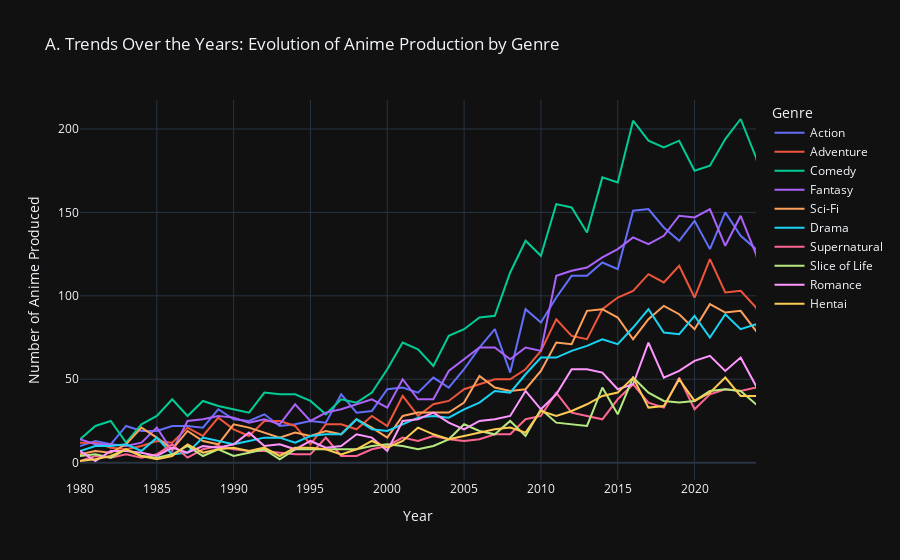

Source (notebook cell):
### Code cell
# 1. CLEANING THE YEARS
# Ensure start_year is numeric and remove missing values
anime_clean = anime_clean.dropna(subset=['start_year'])
anime_clean['start_year'] = anime_clean['start_year'].astype(int)

# 2. EXPLODING THE GENRES
# Convert "Action, Comedy" string into a list ['Action', 'Comedy'], then explode into rows
# Note: Adjust the column name 'genres' if your dataset uses 'genre'
anime_exploded = anime_clean.assign(genres=anime_clean['genres'].apply(ast.literal_eval).explode('genres'))

# 3. FILTERING (CRITICAL STEP)
# There are too many genres to plot them all. Let's keep only the Top 10 most popular.
top_genres = anime_exploded['genres'].value_counts().head(10).index
filtered_data = anime_exploded[anime_exploded['genres'].isin(top_genres)]

# 4. AGGREGATION (The GroupBy Step)
# We group by Year and Genre to get the count
genre_trends = filtered_data.groupby(['start_year', 'genres']).size().reset_index(name='count')

# OPTIONAL: Get Average Score instead of Count
genre_scores = filtered_data.groupby(['start_year', 'genres'])['score'].mean().reset_index(name='avg_score')
# Create an interactive Line Chart

fig_volume = px.line(
    genre_trends,
    x='start_year',
    y='count',
    color='genres',
    title='A. Trends Over the Years: Evolution of Anime Production by Genre',
    labels={'start_year': 'Year', 'count': 'Number of Anime Produced', 'genres': 'Genre'},
    template="plotly_dark" # Optional: Looks good for anime themes
)

# Refine the layout to handle the x-axis range better
fig_volume.update_xaxes(range=[1980, 2024]) # Focus on the modern era
fig_volume.show()


#TODO REMOVE ALL THE BLANK LINES (e.g. [])

### Figure 1 — Plotly figure (JSON) as saved in the notebook; plotly's stock layout.template omitted (floating-point values rounded to 4 significant figures)
{"data": [{"hovertemplate": "Genre=Action<br>Year=%{x}<br>Number of Anime Produced=%{y}<extra></extra>", "legendgroup": "Action", "line": {"color": "#636efa", "dash": "solid"}, "marker": {"symbol": "circle"}, "mode": "lines", "name": "Action", "orientation": "v", "showlegend": true, "type": "scatter", "x": [1917, 1918, 1924, 1925, 1926, 1928, 1930, 1931, 1932, 1933, 1934, 1935, 1936, 1938, 1940, 1942, 1947, 1948, 1952, 1954, 1956, 1957, 1958, 1959, 1960, 1961, 1962, 1963, 1964, 1965, 1966, 1967, 1968, 1969, 1970, 1971, 1972, 1973, 1974, 1975, 1976, 1977, 1978, 1979, 1980, 1981, 1982, 1983, 1984, 1985, 1986, 1987, 1988, 1989, 1990, 1991, 1992, 1993, 1994, 1995, 1996, 1997, 1998, 1999, 2000, 2001, 2002, 2003, 2004, 2005, 2006, 2007, 2008, 2009, 2010, 2011, 2012, 2013, 2014, 2015, 2016, 2017, 2018, 2019, 2020, 2021, 2022, 2023, 2024, 2025, 2026, 2027], "xaxis": "x", "y": [2, 2, 1, 1, 1, 1, 3, 4, 1, 1, 1, 3, 3, 1, 1, 1, 1, 1, 1, 2, 2, 1, 1, 2, 1, 2, 2, 6, 3, 4, 4, 8, 7, 9, 6, 6, 4, 2, 8, 5, 6, 5, 7, 11, 10, 13, 11, 22, 19, 19, 22, 22, 21, 32, 26, 25, 29, 22, 23, 25, 24, 41, 30, 31, 44, 45, 42, 51, 45, 56, 69, 80, 54, 92, 84, 99, 112, 112, 120, 116, 151, 152, 141, 133, 145, 128, 150, 136, 128, 117, 19, 1], "yaxis": "y"}, {"hovertemplate": "Genre=Adventure<br>Year=%{x}<br>Number of Anime Produced=%{y}<extra></extra>", "legendgroup": "Adventure", "line": {"color": "#EF553B", "dash": "solid"}, "marker": {"symbol": "circle"}, "mode": "lines", "name": "Adventure", "orientation": "v", "showlegend": true, "type": "scatter", "x": [1917, 1918, 1927, 1930, 1932, 1933, 1934, 1935, 1936, 1939, 1941, 1942, 1947, 1948, 1949, 1952, 1954, 1955, 1956, 1958, 1959, 1960, 1961, 1962, 1963, 1964, 1965, 1967, 1968, 1969, 1970, 1971, 1972, 1973, 1974, 1975, 1976, 1977, 1978, 1979, 1980, 1981, 1982, 1983, 1984, 1985, 1986, 1987, 1988, 1989, 1990, 1991, 1992, 1993, 1994, 1995, 1996, 1997, 1998, 1999, 2000, 2001, 2002, 2003, 2004, 2005, 2006, 2007, 2008, 2009, 2010, 2011, 2012, 2013, 2014, 2015, 2016, 2017, 2018, 2019, 2020, 2021, 2022, 2023, 2024, 2025, 2026, 2027], "xaxis": "x", "y": [1, 1, 1, 1, 3, 2, 1, 3, 1, 1, 1, 1, 1, 2, 1, 2, 1, 1, 1, 2, 1, 2, 2, 1, 1, 3, 5, 2, 2, 2, 6, 6, 5, 3, 8, 5, 4, 6, 7, 9, 12, 12, 9, 8, 10, 13, 12, 21, 16, 27, 20, 16, 25, 25, 22, 11, 23, 23, 20, 28, 22, 40, 28, 35, 37, 44, 47, 50, 50, 56, 67, 86, 76, 74, 92, 99, 103, 113, 108, 118, 99, 122, 102, 103, 93, 72, 17, 1], "yaxis": "y"}, {"hovertemplate": "Genre=Comedy<br>Year=%{x}<br>Number of Anime Produced=%{y}<extra></extra>", "legendgroup": "Comedy", "line": {"color": "#00cc96", "dash": "solid"}, "marker": {"symbol": "circle"}, "mode": "lines", "name": "Comedy", "orientation": "v", "showlegend": true, "type": "scatter", "x": [1917, 1918, 1925, 1927, 1928, 1929, 1930, 1931, 1932, 1934, 1936, 1938, 1939, 1941, 1944, 1950, 1953, 1955, 1956, 1957, 1958, 1959, 1960, 1961, 1962, 1963, 1964, 1965, 1966, 1967, 1968, 1969, 1970, 1971, 1972, 1973, 1974, 1975, 1976, 1977, 1978, 1979, 1980, 1981, 1982, 1983, 1984, 1985, 1986, 1987, 1988, 1989, 1990, 1991, 1992, 1993, 1994, 1995, 1996, 1997, 1998, 1999, 2000, 2001, 2002, 2003, 2004, 2005, 2006, 2007, 2008, 2009, 2010, 2011, 2012, 2013, 2014, 2015, 2016, 2017, 2018, 2019, 2020, 2021, 2022, 2023, 2024, 2025, 2026], "xaxis": "x", "y": [3, 1, 3, 2, 2, 2, 1, 2, 3, 5, 2, 1, 1, 1, 1, 1, 1, 1, 1, 3, 5, 6, 2, 8, 5, 8, 5, 10, 8, 9, 12, 7, 13, 6, 10, 9, 13, 1, 6, 8, 10, 12, 14, 22, 25, 12, 23, 28, 38, 28, 37, 34, 32, 30, 42, 41, 41, 37, 29, 38, 36, 42, 56, 72, 68, 58, 76, 80, 87, 88, 114, 133, 124, 155, 153, 138, 171, 168, 205, 193, 189, 193, 175, 178, 194, 206, 183, 143, 32], "yaxis": "y"}, {"hovertemplate": "Genre=Fantasy<br>Year=%{x}<br>Number of Anime Produced=%{y}<extra></extra>", "legendgroup": "Fantasy", "line": {"color": "#ab63fa", "dash": "solid"}, "marker": {"symbol": "circle"}, "mode": "lines", "name": "Fantasy", "orientation": "v", "showlegend": true, "type": "scatter", "x": [1917, 1918, 1924, 1925, 1926, 1928, 1929, 1930, 1931, 1932, 1933, 1934, 1935, 1936, 1937, 1941, 1942, 1950, 1952, 1953, 1954, 1955, 1956, 1957, 1958, 1959, 1960, 1961, 1962, 1963, 1964, 1965, 1966, 1967, 1968, 1969, 1970, 1971, 1972, 1973, 1974, 1975, 1976, 1977, 1978, 1979, 1980, 1981, 1982, 1983, 1984, 1985, 1986, 1987, 1988, 1989, 1990, 1991, 1992, 1993, 1994, 1995, 1996, 1997, 1998, 1999, 2000, 2001, 2002, 2003, 2004, 2005, 2006, 2007, 2008, 2009, 2010, 2011, 2012, 2013, 2014, 2015, 2016, 2017, 2018, 2019, 2020, 2021, 2022, 2023, 2024, 2025, 2026], "xaxis": "x", "y": [4, 2, 1, 1, 2, 2, 3, 2, 3, 1, 4, 3, 3, 1, 1, 1, 2, 2, 1, 1, 1, 1, 2, 1, 3, 3, 1, 1, 3, 5, 7, 4, 4, 2, 6, 6, 6, 7, 5, 3, 2, 10, 9, 9, 9, 8, 14, 11, 11, 10, 12, 21, 7, 25, 26, 28, 27, 24, 26, 23, 35, 25, 30, 32, 35, 38, 33, 50, 38, 38, 55, 62, 69, 69, 62, 69, 67, 112, 115, 117, 123, 128, 135, 131, 136, 148, 147, 152, 130, 148, 125, 90, 12], "yaxis": "y"}, {"hovertemplate": "Genre=Sci-Fi<br>Year=%{x}<br>Number of Anime Produced=%{y}<extra></extra>", "legendgroup": "Sci-Fi", "line": {"color": "#FFA15A", "dash": "solid"}, "marker": {"symbol": "circle"}, "mode": "lines", "name": "Sci-Fi", "orientation": "v", "showlegend": true, "type": "scatter", "x": [1917, 1924, 1926, 1927, 1930, 1931, 1933, 1935, 1936, 1943, 1948, 1950, 1955, 1958, 1959, 1960, 1961, 1962, 1963, 1964, 1965, 1966, 1967, 1968, 1969, 1970, 1972, 1973, 1974, 1975, 1976, 1977, 1978, 1979, 1980, 1981, 1982, 1983, 1984, 1985, 1986, 1987, 1988, 1989, 1990, 1991, 1992, 1993, 1994, 1995, 1996, 1997, 1998, 1999, 2000, 2001, 2002, 2003, 2004, 2005, 2006, 2007, 2008, 2009, 2010, 2011, 2012, 2013, 2014, 2015, 2016, 2017, 2018, 2019, 2020, 2021, 2022, 2023, 2024, 2025, 2026], "xaxis": "x", "y": [1, 1, 1, 2, 1, 1, 1, 3, 2, 2, 1, 1, 1, 2, 3, 3, 3, 5, 3, 3, 1, 2, 5, 1, 5, 3, 5, 2, 4, 4, 1, 4, 9, 9, 5, 7, 6, 11, 21, 15, 8, 19, 13, 11, 23, 21, 18, 15, 18, 16, 19, 17, 26, 21, 15, 28, 30, 30, 30, 36, 52, 45, 43, 44, 55, 72, 71, 91, 92, 87, 74, 86, 94, 89, 80, 95, 90, 91, 79, 64, 14], "yaxis": "y"}, {"hovertemplate": "Genre=Drama<br>Year=%{x}<br>Number of Anime Produced=%{y}<extra></extra>", "legendgroup": "Drama", "line": {"color": "#19d3f3", "dash": "solid"}, "marker": {"symbol": "circle"}, "mode": "lines", "name": "Drama", "orientation": "v", "showlegend": true, "type": "scatter", "x": [1918, 1928, 1929, 1931, 1933, 1934, 1935, 1936, 1940, 1942, 1946, 1947, 1951, 1955, 1956, 1958, 1959, 1960, 1961, 1962, 1963, 1964, 1965, 1966, 1967, 1968, 1969, 1970, 1971, 1972, 1973, 1974, 1975, 1976, 1977, 1978, 1979, 1980, 1981, 1982, 1983, 1984, 1985, 1986, 1987, 1988, 1989, 1990, 1991, 1992, 1993, 1994, 1995, 1996, 1997, 1998, 1999, 2000, 2001, 2002, 2003, 2004, 2005, 2006, 2007, 2008, 2009, 2010, 2011, 2012, 2013, 2014, 2015, 2016, 2017, 2018, 2019, 2020, 2021, 2022, 2023, 2024, 2025, 2026], "xaxis": "x", "y": [1, 1, 1, 2, 1, 2, 2, 1, 1, 1, 1, 1, 1, 1, 1, 2, 3, 2, 2, 2, 5, 2, 1, 4, 2, 3, 4, 3, 5, 1, 2, 1, 5, 3, 5, 8, 7, 7, 10, 10, 11, 7, 15, 5, 6, 15, 13, 11, 13, 15, 15, 12, 16, 17, 17, 26, 20, 19, 23, 27, 28, 27, 32, 36, 43, 42, 53, 63, 63, 67, 70, 74, 71, 81, 92, 78, 77, 88, 75, 89, 80, 83, 57, 7], "yaxis": "y"}, {"hovertemplate": "Genre=Supernatural<br>Year=%{x}<br>Number of Anime Produced=%{y}<extra></extra>", "legendgroup": "Supernatural", "line": {"color": "#FF6692", "dash": "solid"}, "marker": {"symbol": "circle"}, "mode": "lines", "name": "Supernatural", "orientation": "v", "showlegend": true, "type": "scatter", "x": [1918, 1923, 1929, 1933, 1935, 1939, 1945, 1949, 1956, 1958, 1959, 1960, 1962, 1964, 1965, 1966, 1968, 1969, 1970, 1971, 1972, 1973, 1974, 1975, 1976, 1977, 1978, 1979, 1980, 1981, 1982, 1983, 1984, 1985, 1986, 1987, 1988, 1989, 1990, 1991, 1992, 1993, 1994, 1995, 1996, 1997, 1998, 1999, 2000, 2001, 2002, 2003, 2004, 2005, 2006, 2007, 2008, 2009, 2010, 2011, 2012, 2013, 2014, 2015, 2016, 2017, 2018, 2019, 2020, 2021, 2022, 2023, 2024, 2025, 2026], "xaxis": "x", "y": [1, 1, 1, 1, 1, 1, 1, 1, 1, 2, 3, 2, 3, 1, 1, 2, 3, 2, 1, 2, 1, 3, 1, 3, 5, 5, 1, 3, 1, 4, 3, 5, 3, 5, 11, 3, 8, 10, 8, 7, 7, 6, 5, 5, 15, 4, 4, 8, 10, 15, 13, 16, 14, 13, 14, 17, 17, 26, 28, 42, 30, 28, 26, 38, 47, 36, 33, 51, 32, 41, 44, 43, 45, 30, 3], "yaxis": "y"}, {"hovertemplate": "Genre=Slice of Life<br>Year=%{x}<br>Number of Anime Produced=%{y}<extra></extra>", "legendgroup": "Slice of Life", "line": {"color": "#B6E880", "dash": "solid"}, "marker": {"symbol": "circle"}, "mode": "lines", "name": "Slice of Life", "orientation": "v", "showlegend": true, "type": "scatter", "x": [1924, 1925, 1928, 1937, 1938, 1953, 1957, 1958, 1960, 1961, 1963, 1965, 1966, 1967, 1969, 1970, 1973, 1974, 1976, 1977, 1978, 1979, 1980, 1981, 1982, 1983, 1984, 1985, 1986, 1987, 1988, 1989, 1990, 1991, 1992, 1993, 1994, 1995, 1996, 1997, 1998, 1999, 2000, 2001, 2002, 2003, 2004, 2005, 2006, 2007, 2008, 2009, 2010, 2011, 2012, 2013, 2014, 2015, 2016, 2017, 2018, 2019, 2020, 2021, 2022, 2023, 2024, 2025, 2026], "xaxis": "x", "y": [1, 1, 1, 1, 1, 1, 1, 2, 2, 3, 1, 2, 1, 1, 2, 2, 2, 2, 3, 3, 3, 1, 4, 5, 3, 8, 4, 3, 5, 10, 4, 8, 4, 6, 8, 2, 8, 8, 8, 8, 8, 10, 11, 10, 8, 10, 14, 23, 19, 17, 25, 16, 32, 24, 23, 22, 45, 29, 51, 42, 37, 36, 37, 43, 44, 43, 35, 27, 4], "yaxis": "y"}, {"hovertemplate": "Genre=Romance<br>Year=%{x}<br>Number of Anime Produced=%{y}<extra></extra>", "legendgroup": "Romance", "line": {"color": "#FF97FF", "dash": "solid"}, "marker": {"symbol": "circle"}, "mode": "lines", "name": "Romance", "orientation": "v", "showlegend": true, "type": "scatter", "x": [1925, 1933, 1935, 1943, 1948, 1951, 1956, 1960, 1961, 1963, 1964, 1965, 1966, 1967, 1968, 1969, 1971, 1972, 1973, 1974, 1975, 1976, 1978, 1980, 1981, 1982, 1983, 1984, 1985, 1986, 1987, 1988, 1989, 1990, 1991, 1992, 1993, 1994, 1995, 1996, 1997, 1998, 1999, 2000, 2001, 2002, 2003, 2004, 2005, 2006, 2007, 2008, 2009, 2010, 2011, 2012, 2013, 2014, 2015, 2016, 2017, 2018, 2019, 2020, 2021, 2022, 2023, 2024, 2025, 2026], "xaxis": "x", "y": [1, 1, 1, 1, 1, 1, 2, 4, 1, 1, 1, 3, 4, 1, 2, 1, 6, 3, 1, 1, 1, 3, 4, 7, 1, 7, 7, 6, 4, 9, 6, 10, 9, 11, 18, 10, 11, 8, 13, 9, 10, 17, 15, 7, 25, 26, 30, 24, 20, 25, 26, 28, 43, 32, 41, 56, 56, 54, 44, 47, 72, 51, 55, 61, 64, 55, 63, 46, 32, 6], "yaxis": "y"}, {"hovertemplate": "Genre=Hentai<br>Year=%{x}<br>Number of Anime Produced=%{y}<extra></extra>", "legendgroup": "Hentai", "line": {"color": "#FECB52", "dash": "solid"}, "marker": {"symbol": "circle"}, "mode": "lines", "name": "Hentai", "orientation": "v", "showlegend": true, "type": "scatter", "x": [1928, 1931, 1933, 1934, 1940, 1949, 1958, 1960, 1962, 1963, 1964, 1966, 1967, 1968, 1969, 1970, 1971, 1972, 1973, 1974, 1975, 1976, 1977, 1978, 1979, 1980, 1981, 1982, 1983, 1984, 1985, 1986, 1987, 1988, 1989, 1990, 1991, 1992, 1993, 1994, 1995, 1996, 1997, 1998, 1999, 2000, 2001, 2002, 2003, 2004, 2005, 2006, 2007, 2008, 2009, 2010, 2011, 2012, 2013, 2014, 2015, 2016, 2017, 2018, 2019, 2020, 2021, 2022, 2023, 2024, 2025, 2026], "xaxis": "x", "y": [1, 2, 1, 2, 1, 1, 2, 1, 1, 2, 3, 6, 1, 1, 2, 2, 2, 2, 1, 2, 2, 2, 1, 4, 3, 1, 2, 4, 8, 4, 2, 4, 11, 6, 8, 9, 7, 9, 4, 9, 9, 8, 5, 8, 13, 9, 13, 21, 17, 14, 16, 18, 20, 21, 18, 31, 28, 31, 35, 40, 42, 51, 33, 34, 50, 37, 42, 51, 40, 40, 32, 9], "yaxis": "y"}], "layout": {"legend": {"title": {"text": "Genre"}, "tracegroupgap": 0}, "title": {"text": "A. Trends Over the Years: Evolution of Anime Production by Genre"}, "xaxis": {"anchor": "y", "domain": [0, 1], "range": [1980, 2024], "title": {"text": "Year"}}, "yaxis": {"anchor": "x", "domain": [0, 1], "title": {"text": "Number of Anime Produced"}}}}
